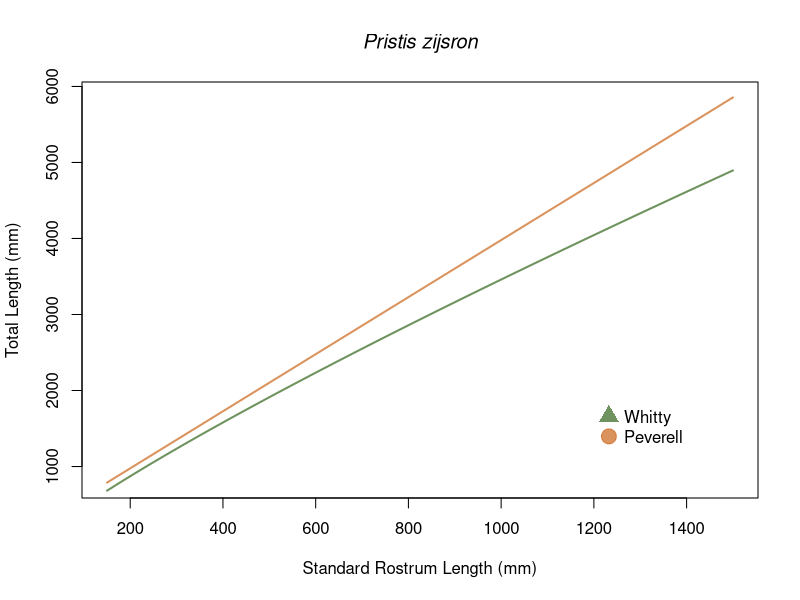

This figure's R source:
#Define parameters
x <- seq(150, 1750)                                #SRL bounds
y1 <- function(x) {TL = (13.6426*x)^0.8559}        #Whitty Equation
y2 <- function(x) {TL = 3.7536*x + 225.536}        #Peverell Equation

#Image parameters
tiff("test2.tiff", units="in", width=5, height=5, res=300)

#Plot curves
curve(y2, from=150, to=1500, xlab="Standard Rostrum Length (mm)", ylab="Total Length (mm)", col=rgb(0.8,0.4,0.1,0.7), lwd=2, main="Pristis zijsron", font.main=3)
curve(y1, add=TRUE, lwd=2, col=rgb(0.2,0.4,0.1,0.7))

#Add legend
legend("bottomright", 
       legend = c("Whitty", "Peverell"), 
       col = c(rgb(0.2,0.4,0.1,0.7), 
               rgb(0.8,0.4,0.1,0.7)), 
       pch = c(17,19), 
       bty = "n", 
       pt.cex = 2, 
       cex = 1, 
       text.col = "black", 
       horiz = F , 
       inset = c(0.1, 0.1))

dev.off()
